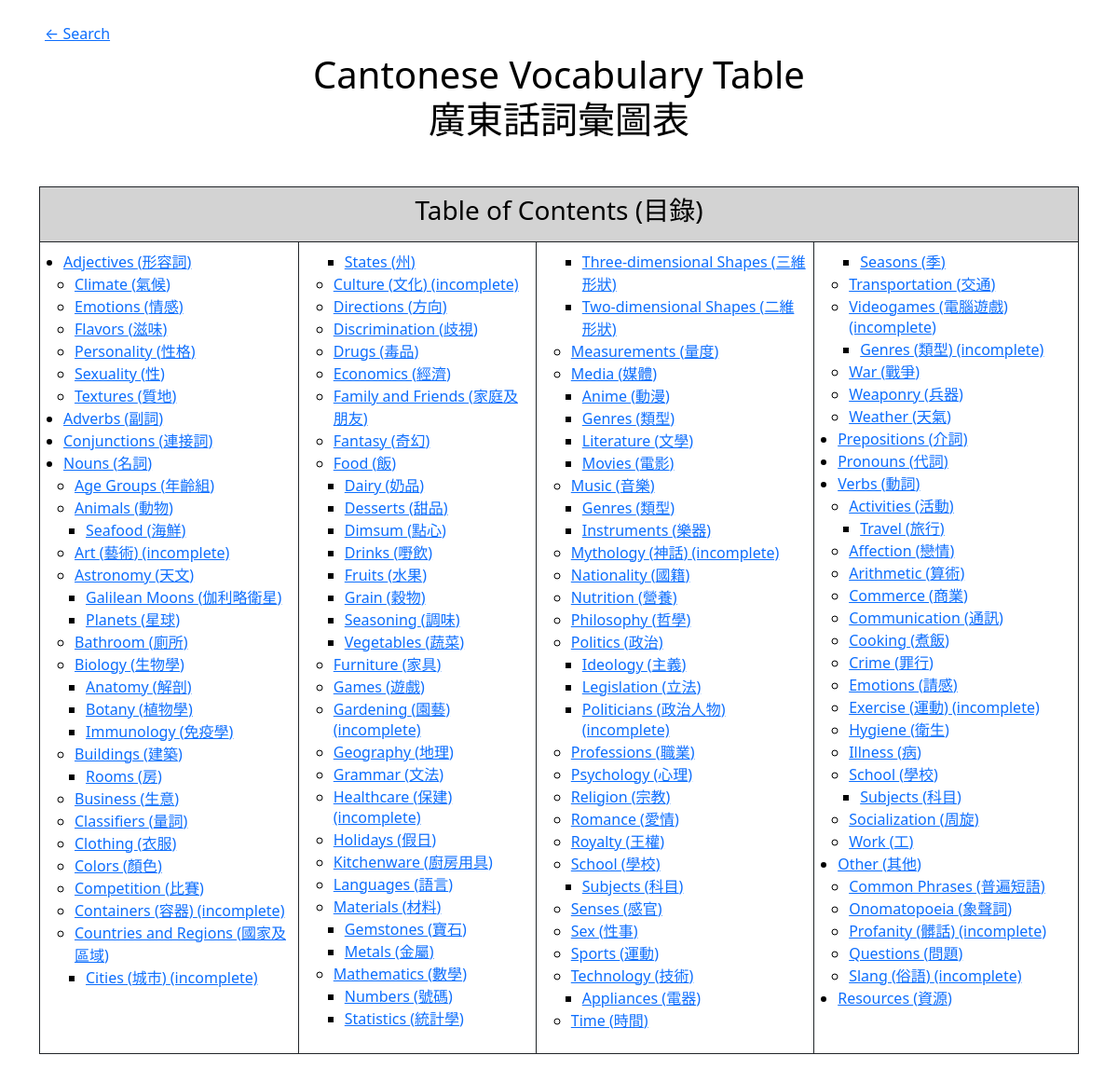
The app's page /pages/homepage.php, older data.
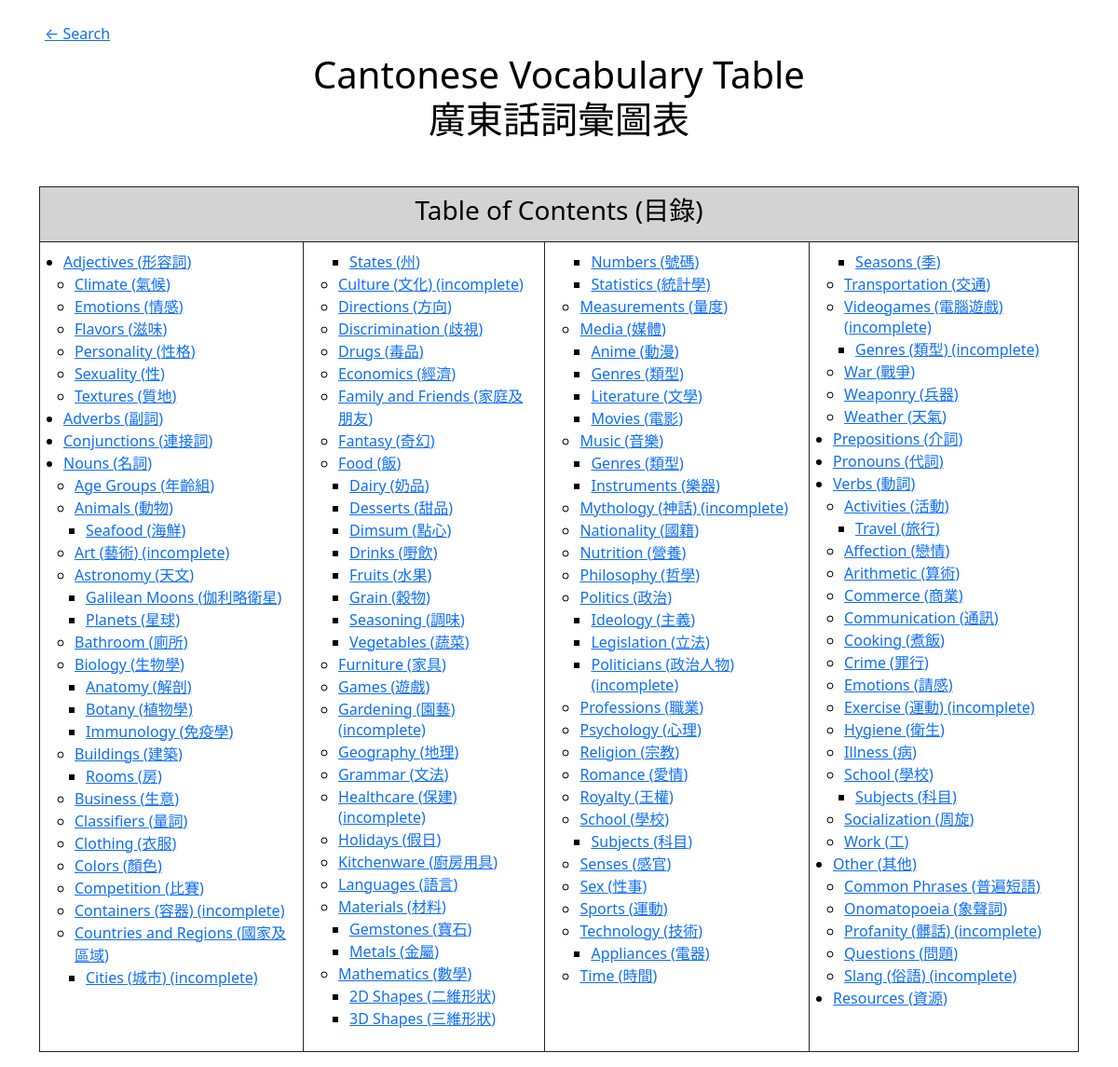
The same page, newer data.
### tables this page shows
CREATE TABLE "categories" (
	"name"	TEXT NOT NULL,
	"chinese"	TEXT NOT NULL,
	"parent"	TEXT,
	"parent2"	TEXT,
	"incomplete"	INTEGER DEFAULT 0,
	PRIMARY KEY("name","parent","parent2")
);

### pages/homepage.php (the view, shortened to what this page needs)
<?php
function print_categories($categories, $count = 1, $tab = 0) {
  $db = new SQLite3('../database/database.db');
  $res = $db -> query("SELECT COUNT(*) FROM categories");
  $total_categories= $res -> fetchArray()[0];
  $is_head = $count == 1;
  if ($is_head) {
    echo "<td>";
  }
  echo "<ul>";
  while ($row = $categories -> fetchArray()) {
    $name = $row["name"];
    $chinese = $row["chinese"];
    $parent = $row["parent"];
    $parent2 = $row["parent2"];
    $incomplete = $row["incomplete"];
    $dividing_indices = array();
    $columns = 4;
    for ($i = 1; $i < $columns; $i++) {
      $dividing_index = (floor($total_categories / $columns) * $i) + 1;
      array_push($dividing_indices, $dividing_index);
    }
    if (in_array($count, $dividing_indices)) {
        $head = str_repeat("</ul>\n", $tab + 1);
        $tail = str_repeat("<ul>\n", $tab + 1);
        echo "$head</td>\n<td>$tail";
    }
    $incomplete_tag = ($incomplete ? "(incomplete)" : "");
    $category_vars = "name=$name&parent=$parent&parent2=$parent2&chinese=$chinese";
    echo "<li><a href='category.php?$category_vars'>$name ($chinese) $incomplete_tag</a></li>\n";
    $res = $db -> query("SELECT COUNT(*) FROM categories WHERE parent is '$name'");
    $has_subcategories = $res -> fetchArray()[0] != 0;
    if ($has_subcategories) {
      $query = "SELECT * FROM categories
                WHERE parent is '$name'
                ORDER BY name";
      $subcategories = $db -> query($query);
      $count = print_categories($subcategories, $count + 1, $tab + 1);
    }
    else {
      $count += 1;
    }
  }
  echo "</ul>\n";
  return $count;
}
?>
<html>
<head>
<link href="https://cdn.jsdelivr.net/npm/bootstrap@5.0.2/dist/css/bootstrap.min.css" rel="stylesheet">
</head>
<body>
<div class="mx-5 mt-4">
  <a href="search.php">← Search</a>
</div>
<h1 class="mt-2">Cantonese Vocabulary Table<br>廣東話詞彙圖表</h1>
<div class="container w-100">
  <table class="table table-bordered border-dark text-black mt-5">
    <tr class="table-heading">
      <td colspan="4"><h3>Table of Contents (目錄)</h3></td>
    </tr>
    <tr>
      <?php
      $db = new SQLite3('../database/database.db');
      $categories = $db -> query("SELECT * FROM categories WHERE parent IS NULL");
      print_categories($categories);
      ?>
    </tr>
  </table>
</div>
</body>
</html>

### pages/homepage.php (style rules this page uses)
h1, h2, h3 { color: black; text-align: center; }
.table-heading { background-color: lightgray; }
.text-black { color: black; }
ul { margin-left: -15px; }
ul ul { margin-left: -20px; }

Row changes from the older to the newer data that the page shows:
removed categories: name "Three-dimensional Shapes", chinese "三維形狀", shown under "Mathematics"
removed categories: name "Two-dimensional Shapes", chinese "二維形狀", shown under "Mathematics"
added categories: name "2D Shapes", chinese "二維形狀", shown under "Mathematics"
added categories: name "3D Shapes", chinese "三維形狀", shown under "Mathematics"
